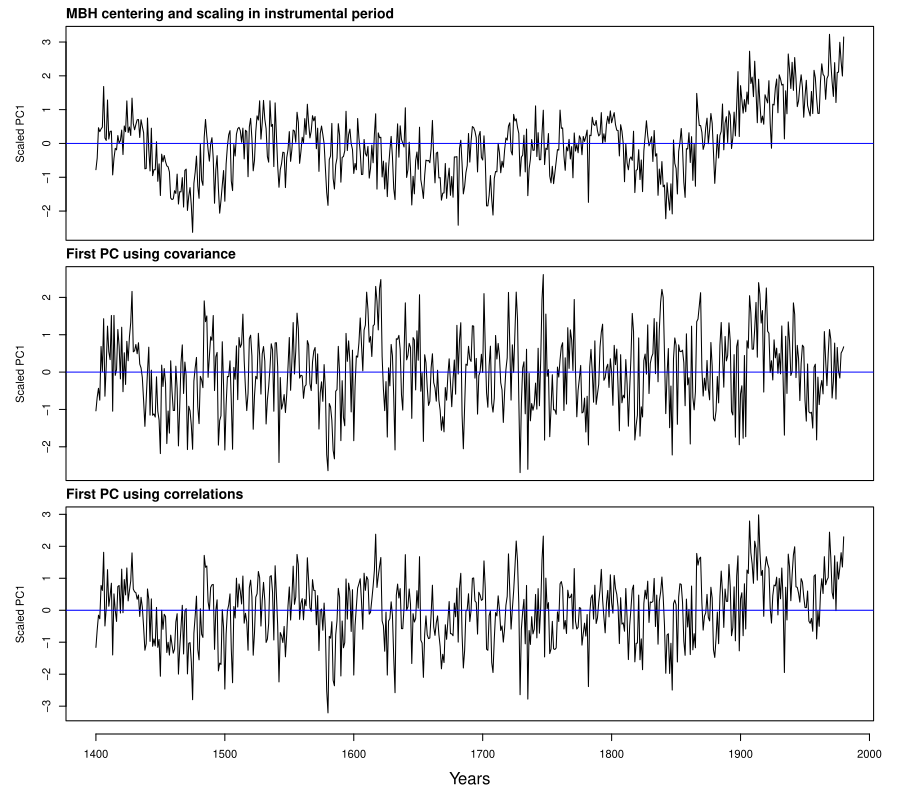

The script that drew this image:
`fig1` <-
function(){

par( mfrow=c(3,1), oma=c(6,0,0,0))
par( mar=c(0,5,2,2))

PCs.3<- princomp(tree)$scores[,1:5]

PCs.2<- princomp( tree, cor=TRUE)$scores[,1:5]

plot( tt,  scale(PCs[,1]), type="l", lty=1, xaxt="n", ylab="Scaled PC1")
abline(h=0,col="blue")
title("MBH centering and scaling in instrumental period",adj=0)

plot( tt,  -1*scale(PCs.3[,1]), type="l", lty=1,xaxt="n", ylab="Scaled PC1" )
abline(h=0,col="blue")
title("First PC using covariance",adj=0)


plot( tt,  scale(PCs.2[,1]), 

type="l", lty=1, xaxt="n", ylab="Scaled PC1")
abline( h=0, col="blue")
title("First PC using correlations",adj=0)


par( oma=c(0,0,0,0), mar=c(5,5,2,2))
axis( 1)
mtext( side=1, line=3, text="Years")

}
